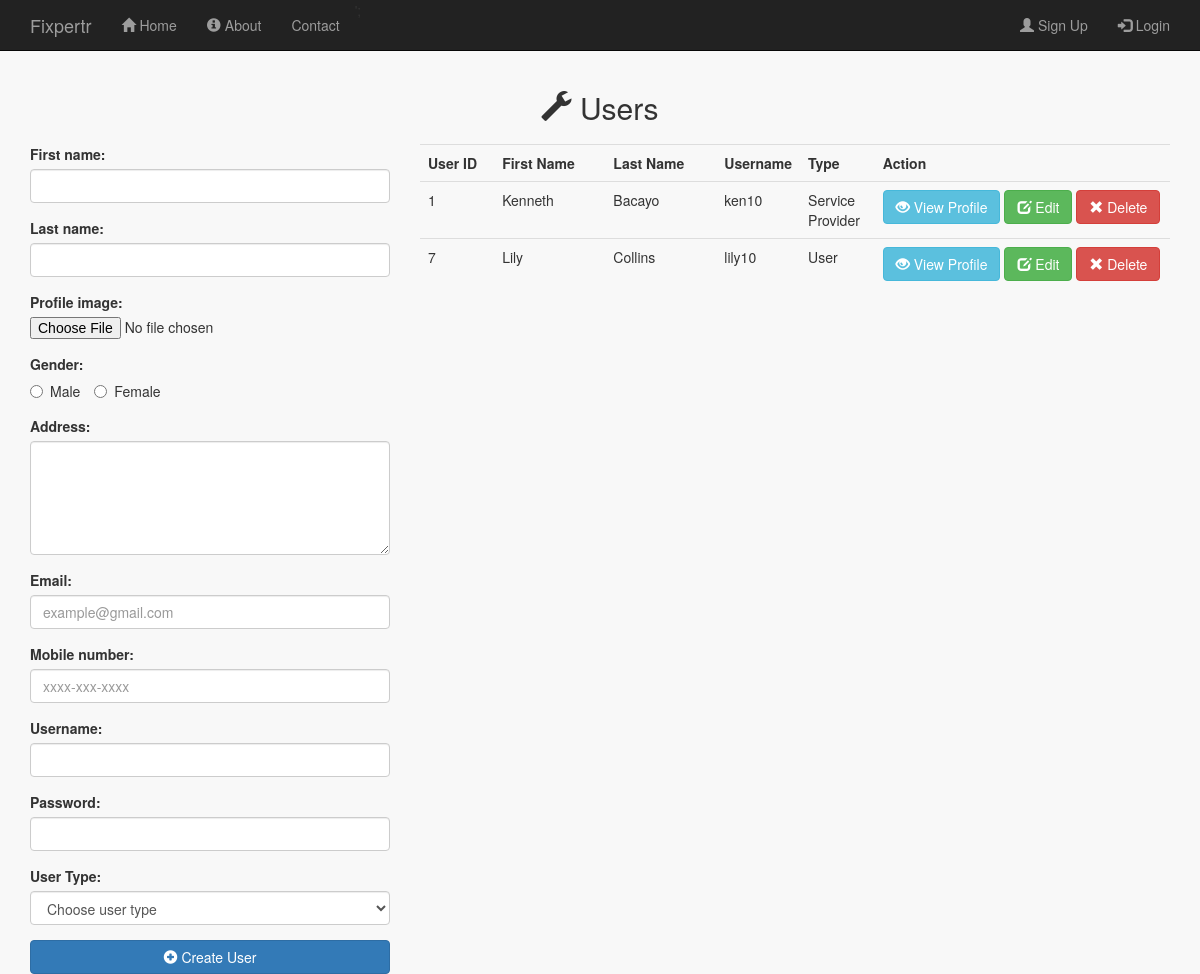
The page /users_admin.php on the database as committed earlier.
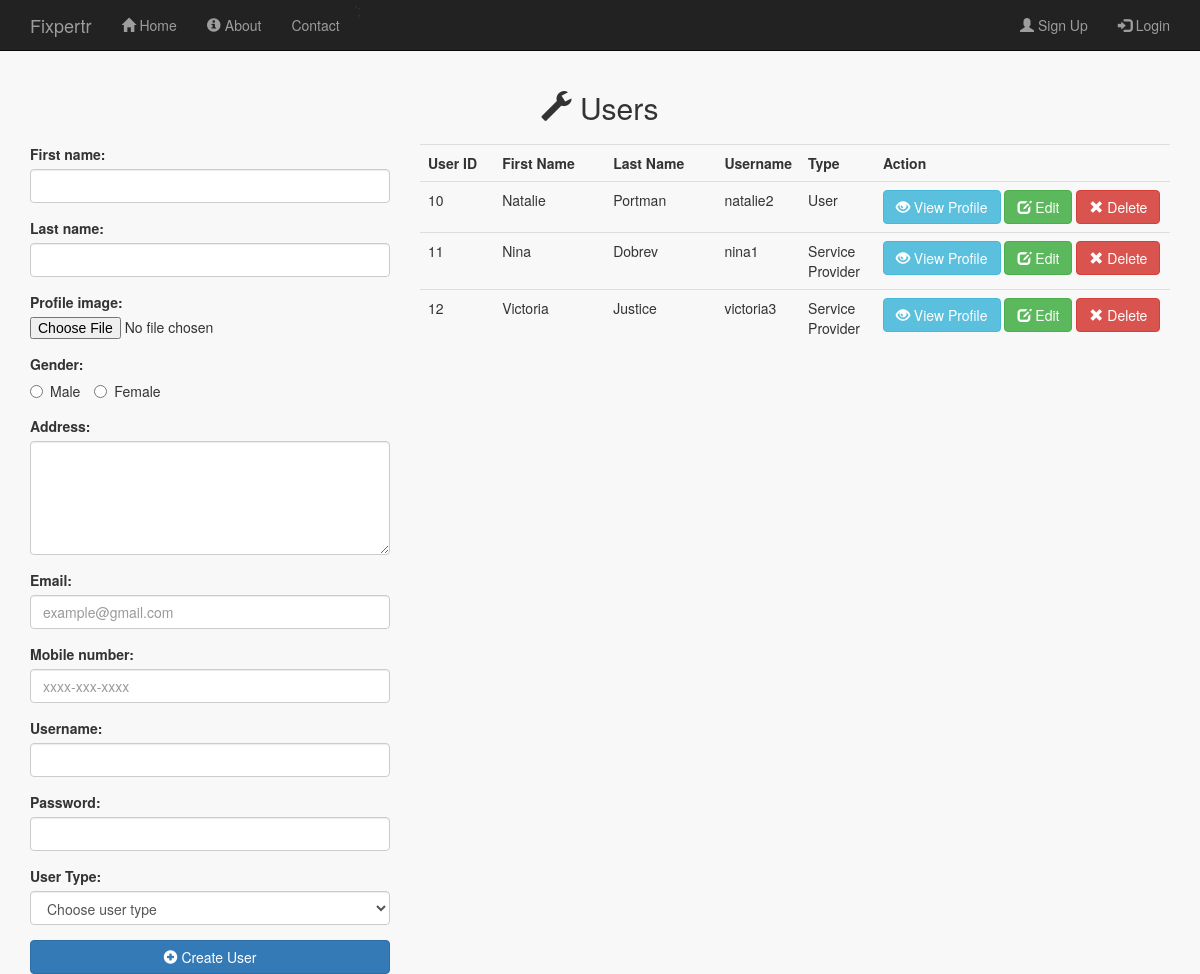
The same page on the database as committed later.
### tables this page shows
CREATE TABLE IF NOT EXISTS `users` (
  `user_id` int(11) NOT NULL AUTO_INCREMENT,
  `user_first` varchar(256) NOT NULL,
  `user_last` varchar(256) NOT NULL,
  `user_image` varchar(256) DEFAULT NULL,
  `user_gender` varchar(256) DEFAULT NULL,
  `user_address` varchar(256) DEFAULT NULL,
  `user_email` varchar(256) NOT NULL,
  `user_mobile` varchar(20) DEFAULT NULL,
  `user_uid` varchar(256) NOT NULL,
  `user_pwd` varchar(256) NOT NULL,
  `user_type` varchar(256) NOT NULL,
  PRIMARY KEY (`user_id`)
);

### public/users_admin.php (the view, shortened to what this page needs)
<?php
  include_once '../includes/db_connection.php';
    $first = '';
    $last = '';
    $gender = '';
    $address = '';
    $email = '';
    $mobilenumber = '';
    $uid = '';
    $pwd = '';
    $fileNameNew = '';
    $edit_state = false;
  $results = mysqli_query($connection, "SELECT * FROM users ");
?>
<!doctype html>
<html lang="en">
  <head>
    <link rel="stylesheet" type="text/css" href="stylesheets/bootstrap.min.css">
    <link rel="stylesheet" type="text/css" href="stylesheets/mystyles.css">
  </head>
  <body id="users_admin">
  <?php include '../includes/layouts/admin_header.php';?>
    <div class="content container">
     <h2 class="text-center" style="margin-bottom: 20px;"><span class="glyphicon glyphicon-wrench"></span> Users</h2>
    <div class="row">
      <div class="col-md-4">
       <form id="" action="<?php echo $_SERVER['PHP_SELF']; ?>" method="post" enctype="multipart/form-data">
          <div class="form-group">
              <label for="fname">First name:</label>
              <input type="text" class="form-control" name="first" value="<?php echo $first;?>">
          </div>
          <div class="form-group">
              <label for="lname">Last name:</label>
              <input type="text" class="form-control" name="last" value="<?php echo $last;?>">
          </div>
           <div class="form-group">
              <label for="admin_image">Profile image:</label>
                <input type="file" name="file" value="<?php echo $fileNameNew;?>">
            </div>
          <div class="form-group">
            <table>
                <tr><td><label>Gender:</label></td> </tr>
                <tr>
                <td>
                 <label class="radio-inline">
                <input type="radio" name="gender" value="Male"  <?php if($gender=="Male") {echo "checked"; } ?> >Male
                </label>
                <label class="radio-inline">
                  <input type="radio" name="gender" value="Female" <?php if($gender=="Female") {echo "checked"; } ?> >Female
                </label>
               </td>
                </tr>
            </table>
          </div>
             <div class="form-group">
                <label for="">Address:</label>
                <textarea class="form-control" rows="5"  name="address" ><?php echo $address;?></textarea>
            </div>
           <div class="form-group">
              <label for="email">Email:</label>
              <input type="text" class="form-control" name="email" value="<?php echo $email;?>" placeholder="example@gmail.com" >
           </div>
            <div class="form-group">
              <label for="">Mobile number:</label>
              <input type="text" class="form-control" name="mobilenumber" value="<?php echo $mobilenumber;?>" placeholder = "xxxx-xxx-xxxx">
           </div>
           <div class="form-group">
              <label for="uid">Username:</label>
              <input type="text" class="form-control" name="uid" value="<?php echo $uid;?>">
           </div>
           <div class="form-group">
              <label for="pwd">Password:</label>
              <input type="password" class="form-control" name="pwd" value="<?php echo $pwd;?>">
           </div>
           <div class="form-group">
              <label for="selectUser">User Type:</label>
              <select class="form-control" name="selectUser" id="selectUser" >
              <option value="">Choose user type</option>
            </select>
            </div>
             <?php if($edit_state == false): ?>
                            <button  type="submit" name="submit" class="btn btn-primary btn-block"><span class="glyphicon glyphicon-plus-sign"> </span> Create User</button>
                          <?php else: ?>
                            <button  type="submit" name="update" class="btn btn-primary btn-block"><span class="glyphicon glyphicon-refresh"></span> Update User</button>
                          <?php endif ?>
        </form>
      </div>
        <div class="col-md-8">
          <div class="table-responsive"  >
              <table class="table">
                <tr>
                  <th width="10%">User ID</th>
                  <th width="15%">First Name</th>
                  <th width="15%">Last Name</th>
                  <th width="10%">Username</th>
                   <th width="10%">Type</th>
                  <th width="40%">Action</th>
                </tr>
                 <?php while ($row = mysqli_fetch_array($results)) { ?>
                  <tr>
                      <td><?php echo $row['user_id']; ?></td>
                      <td><?php echo $row['user_first']; ?></td>
                      <td><?php echo $row['user_last']; ?></td>
                      <td><?php echo $row['user_uid']; ?></td>
                      <td><?php echo $row['user_type']; ?></td>
                      <td>
                         <a href="p_user.php?user=<?php echo $row['user_id']?>" class="btn btn-info" role="button"><span class="glyphicon glyphicon-eye-open"></span> View Profile</a>
                      <a href="users_admin.php?edit=<?php echo $row['user_id']?>" class="btn btn-success" role="button"><span class="glyphicon glyphicon-edit"></span> Edit</a>
                      <a href="#" data-toggle="modal" data-target="#myModal" class="btn btn-danger" role="button"><span class="glyphicon glyphicon-remove"></span> Delete</a>
                      </td>
                  </tr>
                  <?php } ?>
              </table>
            </div>
        </div>
      </div>
    </div>
    <?php include '../includes/layouts/footer.php';?>

### includes/layouts/admin_header.php (shortened to what this page needs)
<nav class="navbar navbar-inverse navbar-fixed-top">
  <div class="container">
    <div class="navbar-header">
      <a class="navbar-brand" href="#">Fixpertr</a>
    </div>
    <div class="collapse navbar-collapse" id="collapsemenu">
      <?php if (isset($_SESSION['a_id'])) { ?>
      <ul class="nav navbar-nav">
      <li ><a href="admin.php"><span class="glyphicon glyphicon-user"></span> My Profile</a></li>
      <li><a href="admins.php"><span class="glyphicon glyphicon-list"></span> Admins</a></li>
      <li><a href="users_admin.php"><span class="glyphicon glyphicon-list"></span> Users</a></li>
      <li><a href="shops_admin.php"><span class="glyphicon glyphicon-list"></span> Shops</a></li>
      <li><a href="services_admin.php"><span class="glyphicon glyphicon-list"></span> Services</a></li>
      </ul>
       <ul class="nav navbar-nav navbar-right">
            <li class = "navbar-text">Welcome, <?php echo $_SESSION['a_uid']; ?> </li>
            <li>
              <form class="navbar-form" action="../includes/logout.inc.php" method="post">
                <button type="submit" name="submit" class="btn btn-primary"><span class="glyphicon glyphicon-log-out"></span> Logout</button>
              </form>
            </li>
      </ul>
    <?php } else { ?>
    <ul class="nav navbar-nav">
      <li ><a href="index.php"><span class="glyphicon glyphicon-home"></span> Home</a></li>
      <li><a href="about.php"><span class="glyphicon glyphicon-info-sign"></span> About</a></li>
      <li><a href="contact.php">Contact</a></li>';
    </ul>
    <ul class="nav navbar-nav navbar-right">
      <li><a href="signup.php" ><span class="glyphicon glyphicon-user"></span> Sign Up</a> </li>
      <li><a href="login.php"  ><span class="glyphicon glyphicon-log-in"></span> Login</a> </li>
     </ul>
    <?php } ?>
    </div>
  </div>
</nav>

### includes/layouts/footer.php (shortened to what this page needs)
  </body>
</html>

### public/stylesheets/mystyles.css (style rules this page uses)
.content { padding-top: 70px; }
body { background-color: #f8f8f8; }

Rows that differ between the two databases and show on the page:
removed users: user_id "1", user_first "Kenneth", user_last "Bacayo", user_uid "ken10", user_type "Service Provider"
removed users: user_id "7", user_first "Lily", user_last "Collins", user_uid "lily10", user_type "User"
added users: user_id "10", user_first "Natalie", user_last "Portman", user_uid "natalie2", user_type "User"
added users: user_id "11", user_first "Nina", user_last "Dobrev", user_uid "nina1", user_type "Service Provider"
added users: user_id "12", user_first "Victoria", user_last "Justice", user_uid "victoria3", user_type "Service Provider"
